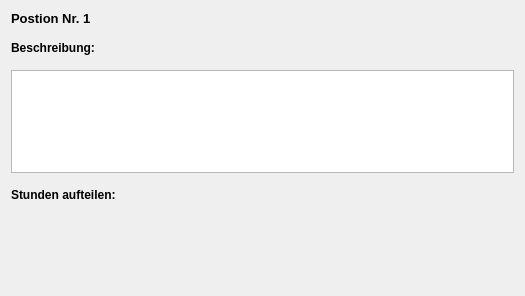
<?xml version="1.0" encoding="UTF-8"?>
<ui version="4.0">
 <class>WizardPage</class>
 <widget class="QWizardPage" name="WizardPage">
  <property name="geometry">
   <rect>
    <x>0</x>
    <y>0</y>
    <width>525</width>
    <height>296</height>
   </rect>
  </property>
  <property name="windowTitle">
   <string>WizardPage</string>
  </property>
  <property name="title">
   <string>Position Nr. 1</string>
  </property>
  <property name="subTitle">
   <string>Stunden aufteilen nach Positionen</string>
  </property>
  <layout class="QVBoxLayout" name="verticalLayout_4">
   <property name="spacing">
    <number>15</number>
   </property>
   <item>
    <widget class="QLabel" name="label_posnr">
     <property name="font">
      <font>
       <pointsize>10</pointsize>
       <weight>75</weight>
       <bold>true</bold>
      </font>
     </property>
     <property name="text">
      <string>Postion Nr. 1</string>
     </property>
    </widget>
   </item>
   <item>
    <layout class="QVBoxLayout" name="verticalLayout_3">
     <item>
      <widget class="QLabel" name="label">
       <property name="font">
        <font>
         <weight>75</weight>
         <bold>true</bold>
        </font>
       </property>
       <property name="text">
        <string>Beschreibung:</string>
       </property>
      </widget>
     </item>
     <item>
      <widget class="QPlainTextEdit" name="plainTextEdit">
       <property name="frameShape">
        <enum>QFrame::StyledPanel</enum>
       </property>
      </widget>
     </item>
    </layout>
   </item>
   <item>
    <layout class="QVBoxLayout" name="verticalLayout_2">
     <item>
      <widget class="QLabel" name="label_2">
       <property name="font">
        <font>
         <weight>75</weight>
         <bold>true</bold>
        </font>
       </property>
       <property name="text">
        <string>Stunden aufteilen:</string>
       </property>
      </widget>
     </item>
     <item>
      <widget class="QScrollArea" name="scrollArea">
       <property name="frameShape">
        <enum>QFrame::NoFrame</enum>
       </property>
       <property name="widgetResizable">
        <bool>true</bool>
       </property>
       <widget class="QWidget" name="scrollAreaWidgetContents">
        <property name="geometry">
         <rect>
          <x>0</x>
          <y>0</y>
          <width>505</width>
          <height>69</height>
         </rect>
        </property>
        <layout class="QVBoxLayout" name="verticalLayout">
         <property name="spacing">
          <number>15</number>
         </property>
        </layout>
       </widget>
      </widget>
     </item>
    </layout>
   </item>
  </layout>
 </widget>
 <resources/>
 <connections/>
</ui>
